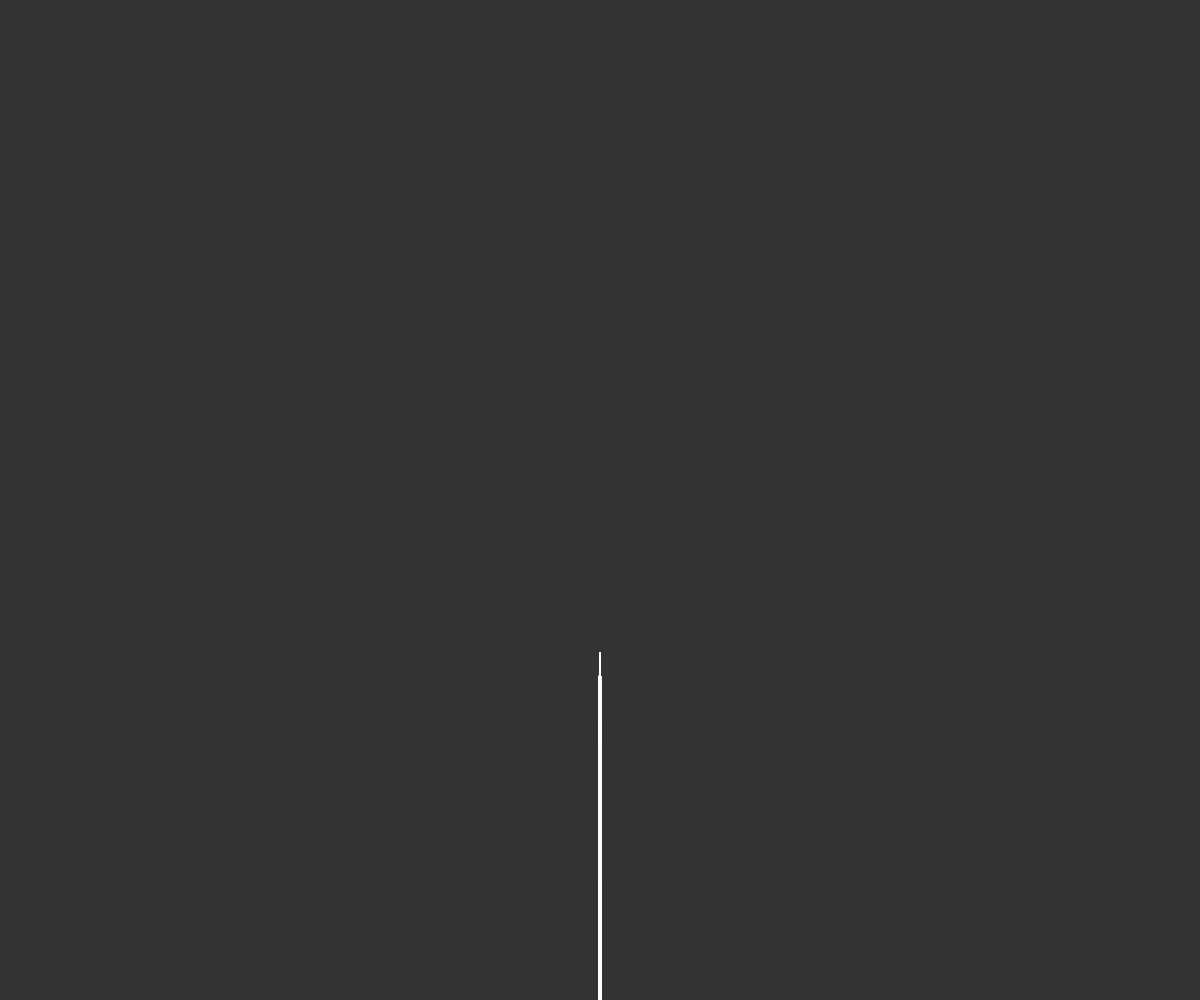
Frame 1 (no input)
Frame 60 (no input): identical to frame 1, image omitted
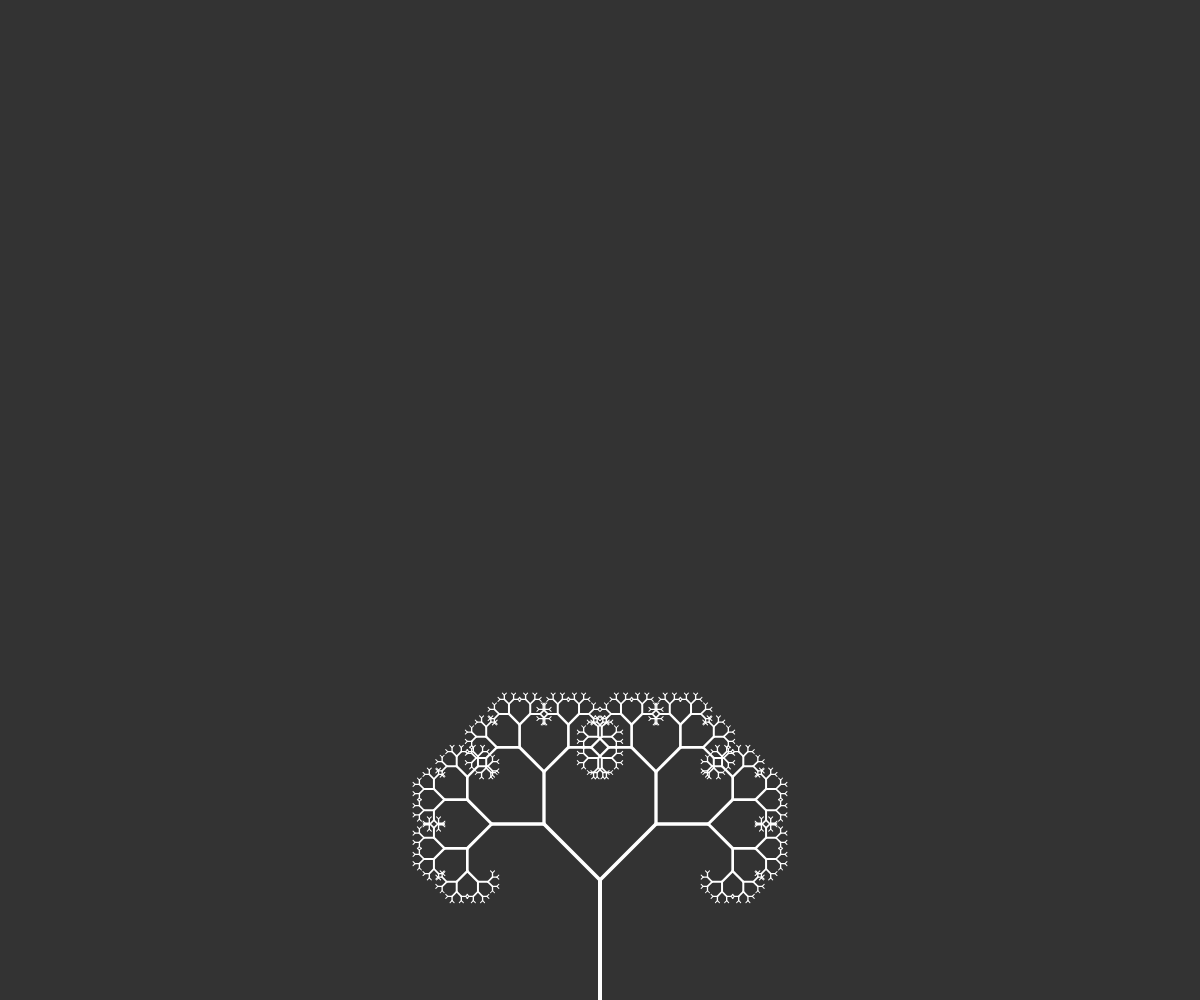
Frame 120 (the mouse pressed at the canvas centre since frame 60)

The p5.js sketch that drew these frames (run headless with seeded random() and noise() and a simulated clock; from frame 60 on, the mouse is pressed at the canvas centre):

// p5.js sketch
// ── sketch.js
var angulo;

function setup(){
    createCanvas(window.innerWidth, innerHeight)
}

function draw(){
    background(51);

    angulo = map(mouseX, 0, width, 0, PI / 2);

    translate(width / 2, height);
    stroke(255);
    branch(120, 1);
}

function branch(len, generacion){
    strokeWeight(map(generacion, 1, 10, 4, 1));
    line(0, 0, 0, -len)

    translate(0, -len)
    len *= 0.66;

    generacion++

    if(len > 2){
        push()
        rotate(angulo)
        branch(len, generacion)
        pop()

        push()
        rotate(-angulo)
        branch(len,generacion);
        pop();
    }
}
